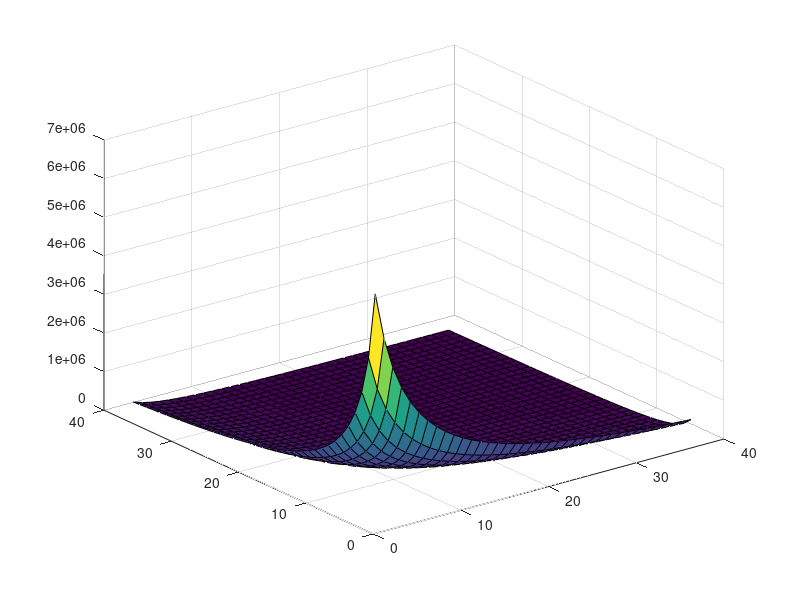

This chart was generated by the following MATLAB code:


p = 1:.25:10
p = repmat(p, size(p,2), 1)

sigma = .1:.04:1.56
sigma = repmat(sigma', 1, size(sigma,2))

var = 1000000

t = 1
alpha = .05


 w = var ./ (norminv(1-alpha) .* sqrt(t) .* p .* sigma) 
 
 
 surf(w)